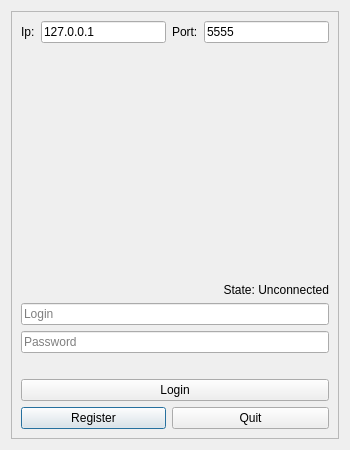
<?xml version="1.0" encoding="UTF-8"?>
<ui version="4.0">
 <class>ConnectionDialog</class>
 <widget class="QDialog" name="ConnectionDialog">
  <property name="geometry">
   <rect>
    <x>0</x>
    <y>0</y>
    <width>350</width>
    <height>450</height>
   </rect>
  </property>
  <property name="windowTitle">
   <string>LogIn</string>
  </property>
  <layout class="QGridLayout" name="gridLayout">
   <item row="0" column="1">
    <widget class="QFrame" name="frame">
     <property name="frameShape">
      <enum>QFrame::StyledPanel</enum>
     </property>
     <property name="frameShadow">
      <enum>QFrame::Raised</enum>
     </property>
     <layout class="QGridLayout" name="gridLayout_2">
      <item row="0" column="0">
       <widget class="QLabel" name="label">
        <property name="text">
         <string>Ip:</string>
        </property>
       </widget>
      </item>
      <item row="1" column="0" colspan="4">
       <widget class="QLabel" name="label_3">
        <property name="text">
         <string>State: Unconnected</string>
        </property>
        <property name="alignment">
         <set>Qt::AlignBottom|Qt::AlignRight|Qt::AlignTrailing</set>
        </property>
       </widget>
      </item>
      <item row="2" column="0" colspan="4">
       <widget class="QLineEdit" name="loginField">
        <property name="placeholderText">
         <string>Login</string>
        </property>
       </widget>
      </item>
      <item row="6" column="0" colspan="2">
       <widget class="QPushButton" name="registerButton">
        <property name="text">
         <string>Register</string>
        </property>
       </widget>
      </item>
      <item row="0" column="1">
       <widget class="QLineEdit" name="hostField">
        <property name="text">
         <string>127.0.0.1</string>
        </property>
       </widget>
      </item>
      <item row="0" column="2">
       <widget class="QLabel" name="label_2">
        <property name="text">
         <string>Port:</string>
        </property>
       </widget>
      </item>
      <item row="6" column="2" colspan="2">
       <widget class="QPushButton" name="quitButton">
        <property name="text">
         <string>Quit</string>
        </property>
       </widget>
      </item>
      <item row="5" column="0" colspan="4">
       <widget class="QPushButton" name="loginButton">
        <property name="text">
         <string>Login</string>
        </property>
       </widget>
      </item>
      <item row="0" column="3">
       <widget class="QLineEdit" name="portField">
        <property name="text">
         <string>5555</string>
        </property>
       </widget>
      </item>
      <item row="3" column="0" colspan="4">
       <widget class="QLineEdit" name="passwordField">
        <property name="echoMode">
         <enum>QLineEdit::Password</enum>
        </property>
        <property name="placeholderText">
         <string>Password</string>
        </property>
       </widget>
      </item>
      <item row="4" column="0" colspan="4">
       <widget class="QLabel" name="incorrectUserInput">
        <property name="sizePolicy">
         <sizepolicy hsizetype="Preferred" vsizetype="Fixed">
          <horstretch>0</horstretch>
          <verstretch>0</verstretch>
         </sizepolicy>
        </property>
        <property name="text">
         <string/>
        </property>
       </widget>
      </item>
     </layout>
    </widget>
   </item>
  </layout>
 </widget>
 <resources/>
 <connections/>
</ui>
